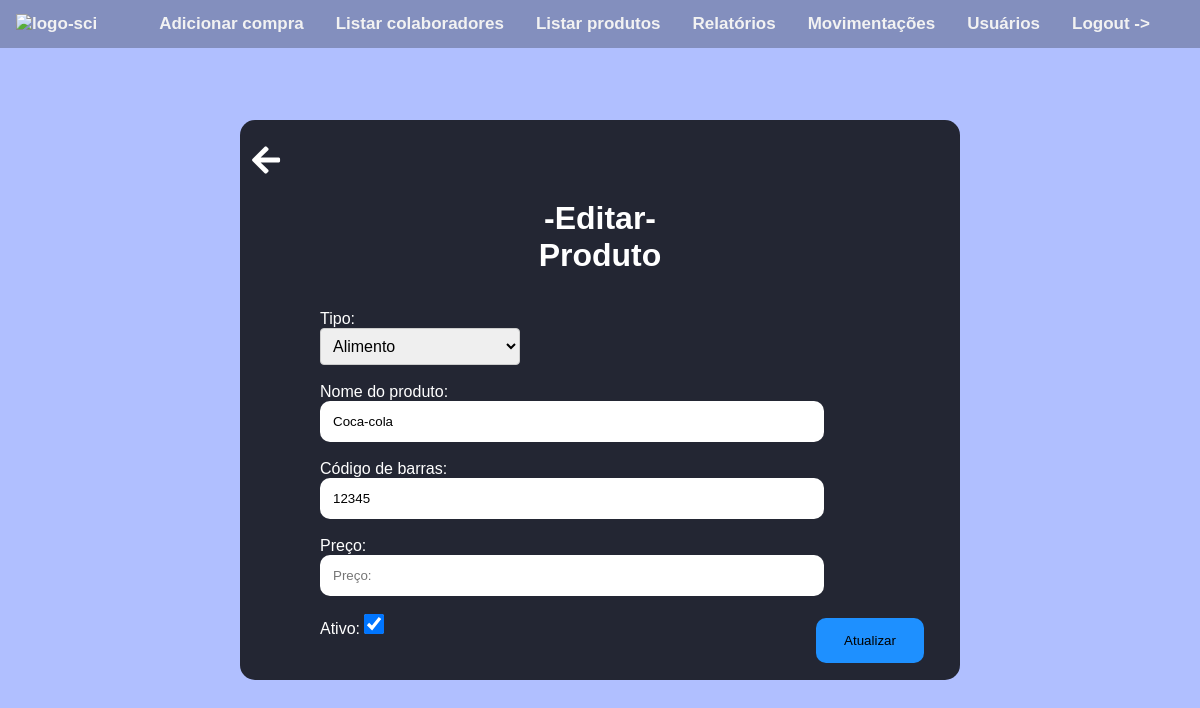
The page /home/editar-produto/1 (signed in) on the database as committed earlier.
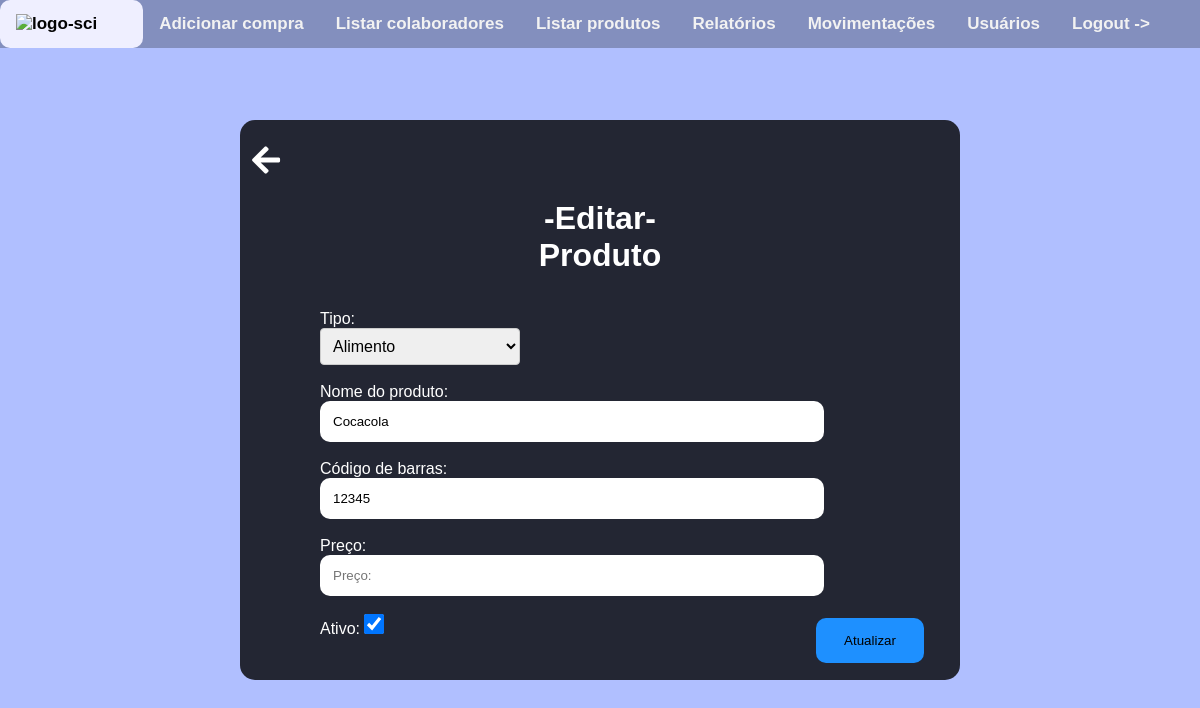
The same page on the database as committed later.
### produtos/models.py (models this page shows, shortened)
class Produtos(models.Model):
    TIPOS_CHOICES = (
    ('Alimento', 'Alimento'),
    ('Ingresso', 'Ingresso'),
    ('Roupa','Roupa')
    )
    nome = models.CharField(max_length=50)
    cod_barras = models.IntegerField()
    preco = models.DecimalField(max_digits=5,decimal_places=2)
    tipo = models.CharField(max_length=8,choices=TIPOS_CHOICES)
    situacao = models.BooleanField(default=True)

### produtos/views.py (the view, shortened to what this page needs)
# urls.py: path('editar-produto/<int:id>',EditarProdu,name="EditarProdu"),
@login_required(login_url='Login')
def EditarProdu(request,id):
    produto = Produtos.objects.get(id=id)
    if request.method == 'POST':
        nome = request.POST.get('nome')
        cod_barras = request.POST.get('cod_barras')
        preco = request.POST.get('preco')
        tipo = request.POST.get('tipo')
        situacao =  request.POST.get('ativo')
        if situacao == 'on':
            situacao = True
        else:
            situacao = False
        lista_cods = Produtos.objects.exclude(id=id).values_list('cod_barras',flat=True)
        try:
            if int(cod_barras) not in lista_cods:
                if situacao == 'on':
                    situacao = True
                else:
                    situacao = False
                Produtos.objects.filter(id=id).update(nome=nome,cod_barras=int(cod_barras),preco=preco,tipo=tipo,situacao=situacao)
                limpar_cache_sessao(request)
                return redirect('ListarProdu')
            else:
                ultima_tentativa = {
                    'nome':nome,
                    'cod_barras':cod_barras,
                    'preco':preco,
                    'tipo':tipo,
                    'situacao':situacao,
                }
                request.session['ultima_tentativa'] = ultima_tentativa
                raise Exception('Código de barras já cadastrado!')
        except Exception as erro:
            messages.error(request,f'{erro}')
            url = reverse('EditarProdu',args=[produto.id])
            return redirect(url)
    else:
        ultima_tentativa = request.session.get('ultima_tentativa')
        if ultima_tentativa is None:
            context = {
            "nome":produto.nome,'cod_barras':produto.cod_barras,'preco':produto.preco,'id':produto.id,
            'tipo':produto.tipo,'situacao':produto.situacao
            }
            return render(request,'produtos/editar_produ.html',context=context)

### templates/produtos/editar_produ.html (shortened to what this page needs)
<!DOCTYPE html>
<html lang="en">
<head>
</head>
<body>
  {% include 'navbar.html' %}
  <link rel="stylesheet" href="https://cdnjs.cloudflare.com/ajax/libs/font-awesome/5.15.3/css/all.min.css">
  <a href="{% url 'VoltarProdutos'%}"><i class="fas fa-arrow-left fa-2x" style="position: absolute; top: 18%; left: 21%; color: white;z-index: 2;cursor: pointer;"></i> </a>
    <div class="container">
        <form method="post" action="{% url 'EditarProdu' id=id %}">
            <h1>-Editar- <br>  Produto</h1>
            <br><br>
            <label for="tipo">Tipo:</label><br>
            <select id="tipo" name="tipo" required value="{{tipo}}">
                        <option value="Alimento"{% if tipo == 'Alimento' %} selected{% endif %}>Alimento</option>
            </select><br><br>
            <label for="nome">Nome do produto:</label><br>
            <input type="text" placeholder="Nome:" name="nome" id="nome" value="{{nome}}" required><br><br>
            <label for="cpf">Código de barras:</label><br>
            <input type="number" placeholder="cod_barras:" name="cod_barras" id="cod_barras" value ="{{cod_barras}}" required><br><br>
            <label for="preco">Preço:</label><br>
            <input type="number"  step="0.01" placeholder="Preço:" name="preco" id="preco" onkeypress="validarEntrada(event)" value="{{preco}}" required><br><br>
            <label for="ativo">Ativo:</label>
            <input type="checkbox" id="ativo" name="ativo" placeholder="Ativo" {%if situacao%}checked{%endif%}><br><br>
            <br><br><br>
            <button type="submit">Atualizar</button>
        </form>
        <br><br><br>
    </div>
</body>
</html>

Rows that differ between the two databases and show on the page:
changed Produtos "Alimento": nome "Coca-cola" → "Cocacola"
